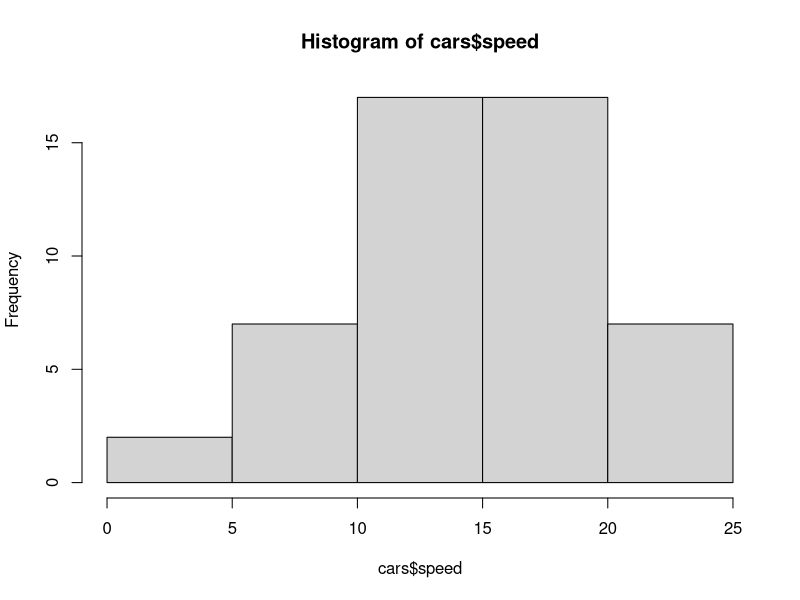
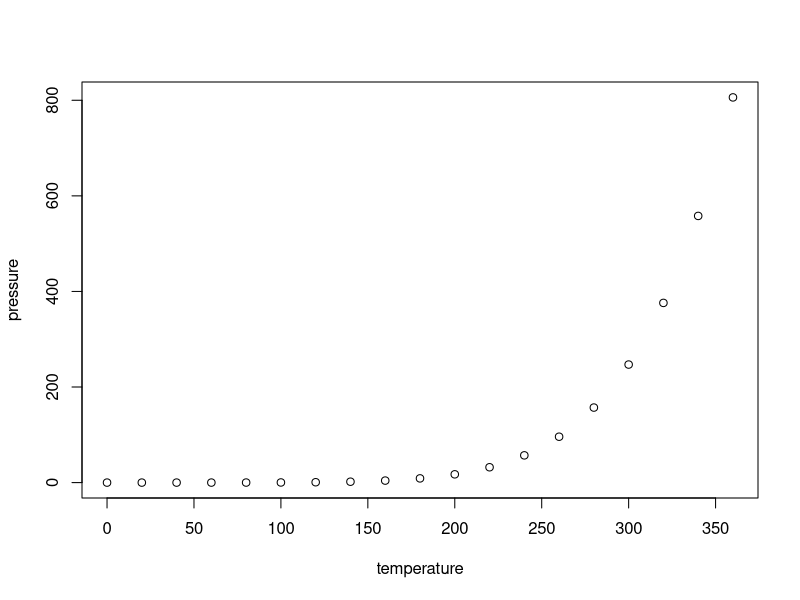

Write R code to recreate these figures, in order.
## ---- chunk 1
knitr::opts_chunk$set(echo = TRUE)
## ---- chunk 2
summary(cars)
hist(cars$speed)

## ---- chunk 3
plot(pressure)
